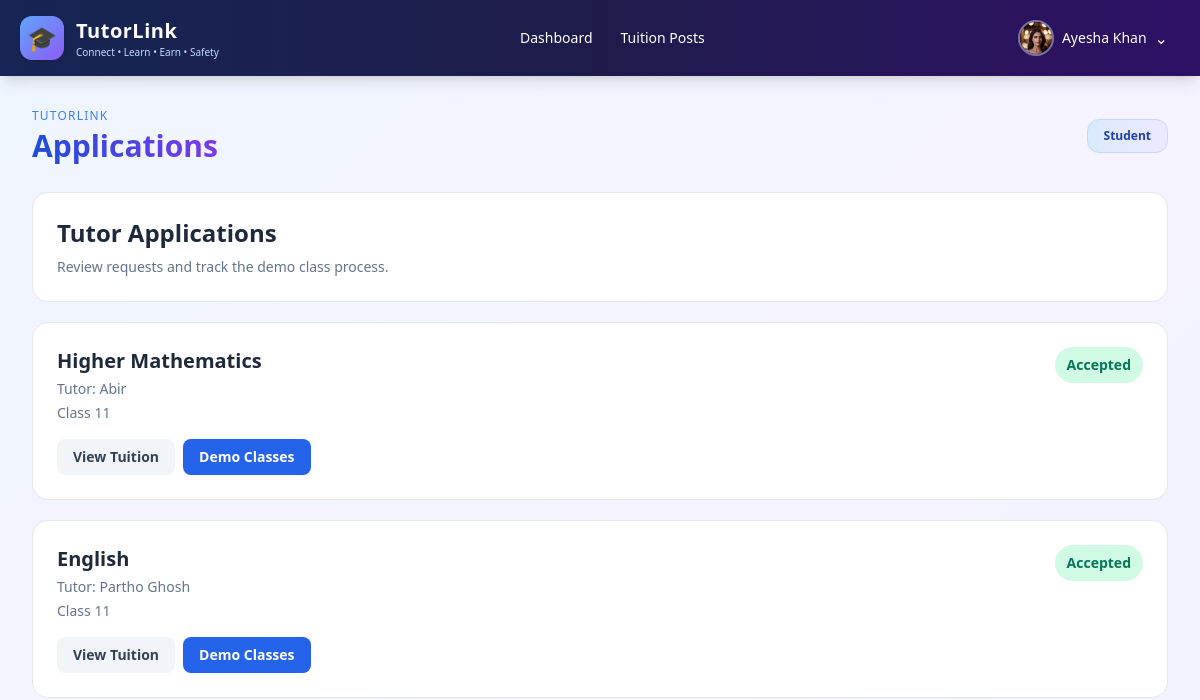
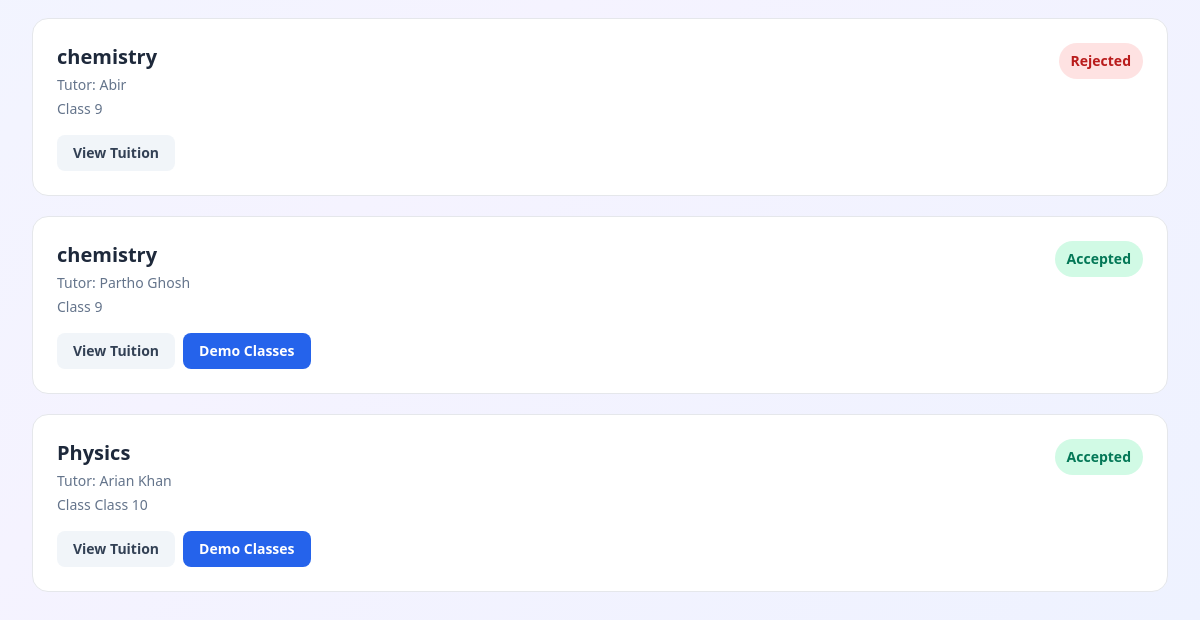
Before: /tuitions/applications/ (signed in) with the older database file (2 pictures, top to bottom).
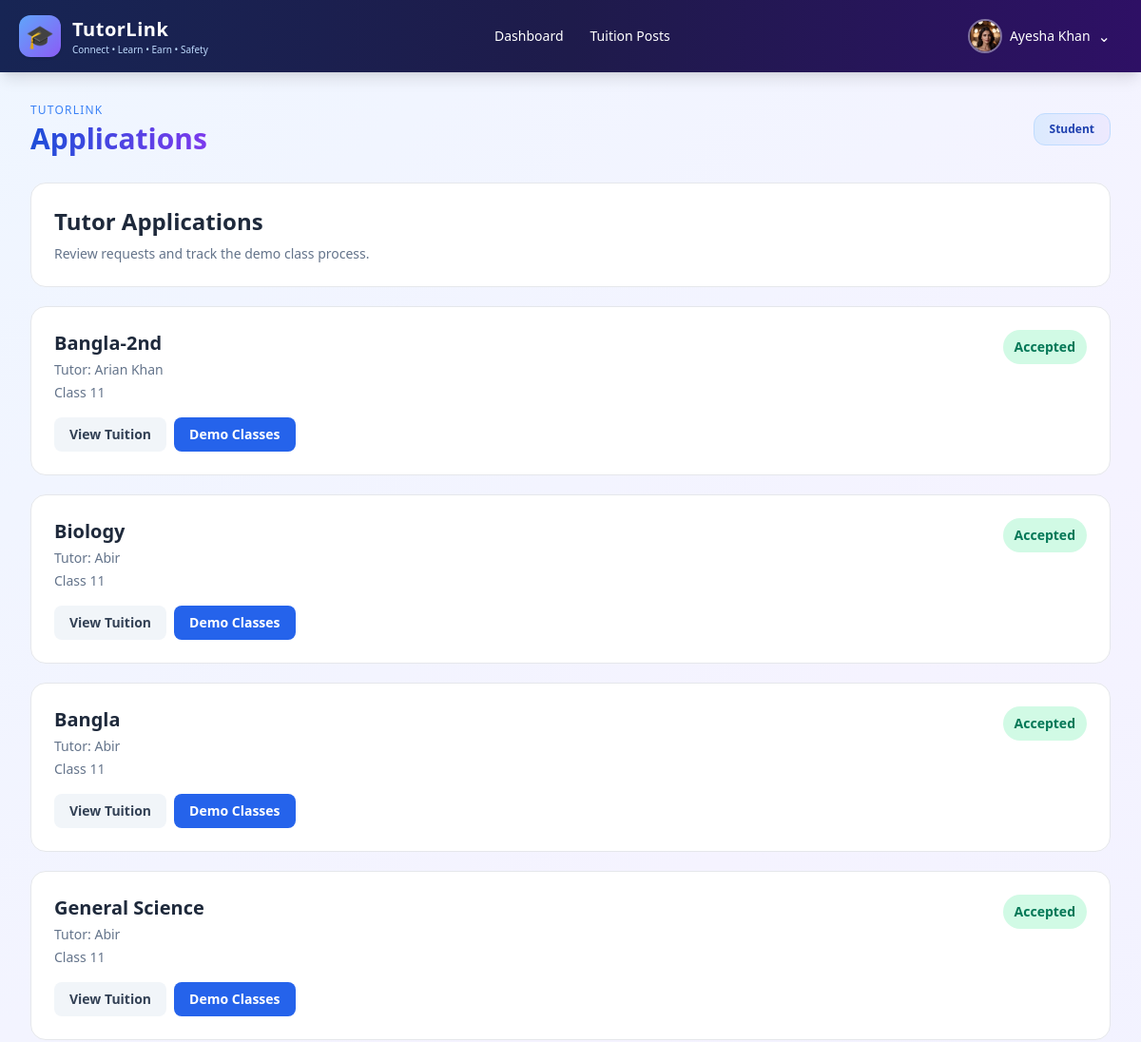
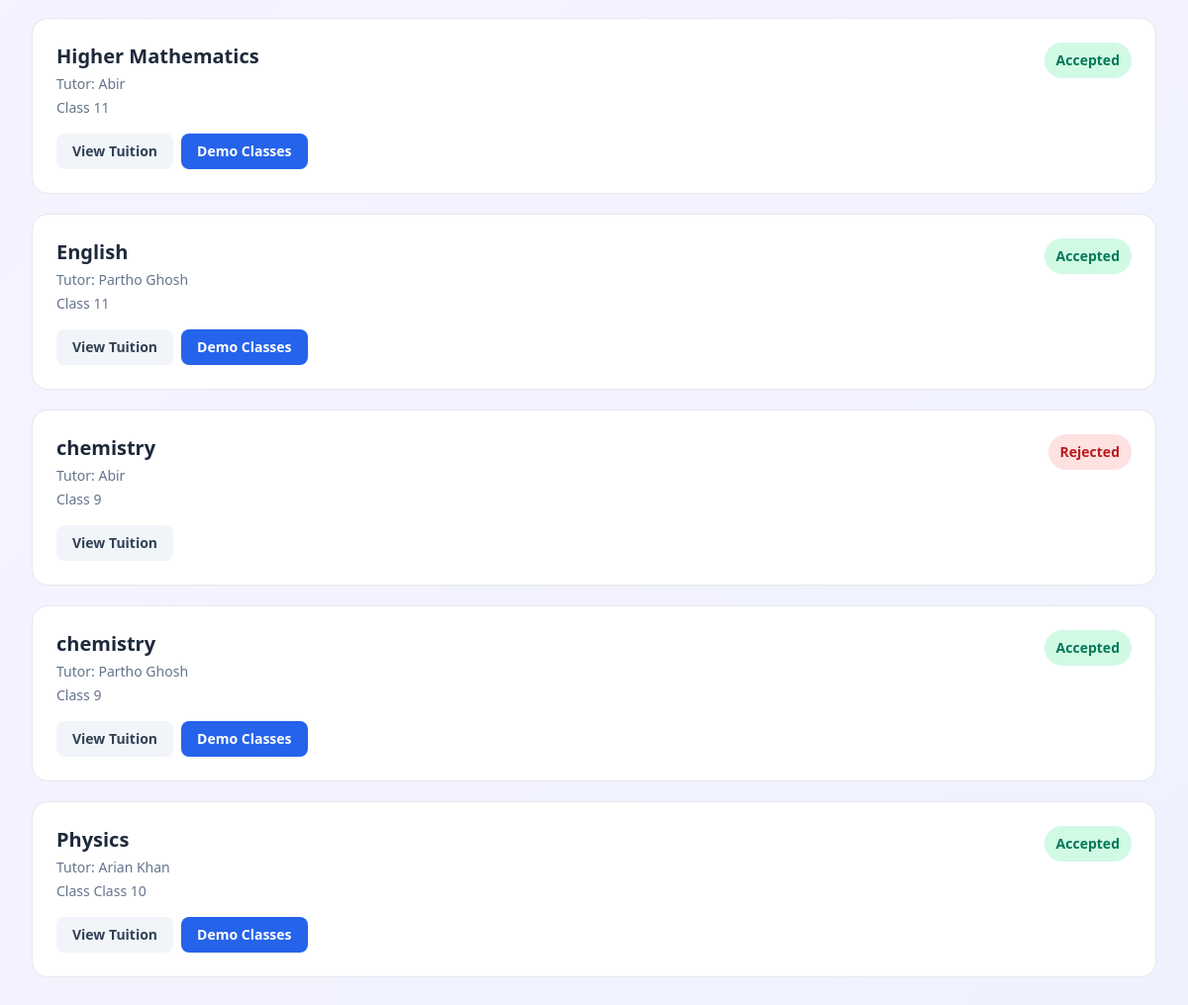
After: the same page with the newer database file (2 pictures, top to bottom).
### accounts/models.py (models this page shows, shortened)
class User(AbstractUser):
    class Role(models.TextChoices):
        ADMIN = 'ADMIN', 'Administrator'
        TUTOR = 'TUTOR', 'Tutor'
        STUDENT = 'STUDENT', 'Student'
    role = models.CharField(max_length=10, choices=Role.choices, default=Role.STUDENT)
    phone = models.CharField(max_length=20, blank=True)
    division = models.CharField(max_length=50, blank=True)
    district = models.CharField(max_length=50, blank=True)
    area = models.CharField(max_length=100, blank=True)
    profile_picture = models.ImageField(upload_to='profiles/', blank=True, null=True)
    bio = models.TextField(blank=True)
    is_verified = models.BooleanField(default=False)
    institution = models.CharField(max_length=150, blank=True)
    academic_level = models.CharField(max_length=50, blank=True)
    monthly_budget = models.DecimalField(max_digits=10, decimal_places=2, null=True, blank=True)

### tuitions/models.py (models this page shows, shortened)
class TuitionApplication(models.Model):
    class Status(models.TextChoices):
        PENDING = "PENDING", "Pending"
        ACCEPTED = "ACCEPTED", "Accepted"
        REJECTED = "REJECTED", "Rejected"
    tuition = models.ForeignKey(
        TuitionPost,
        on_delete=models.CASCADE,
        related_name="applications",
    )
    tutor = models.ForeignKey(
        settings.AUTH_USER_MODEL,
        on_delete=models.CASCADE,
        related_name="tuition_applications",
    )
    status = models.CharField(
        max_length=10,
        choices=Status.choices,
        default=Status.PENDING,
    )
    applied_at = models.DateTimeField(auto_now_add=True)
    review_rating = models.PositiveSmallIntegerField(
        null=True,
        blank=True,
    )
    review_text = models.TextField(blank=True)
    reviewed_at = models.DateTimeField(null=True, blank=True)
    class Meta:
        ordering = ["-applied_at"]
        constraints = [
            models.UniqueConstraint(
                fields=["tuition", "tutor"],
                name="unique_tutor_application_per_tuition",
            )
        ]

class TuitionPost(models.Model):
    student = models.ForeignKey(
        settings.AUTH_USER_MODEL,
        on_delete=models.CASCADE,
    )
    target_tutor = models.ForeignKey(
        settings.AUTH_USER_MODEL,
        on_delete=models.SET_NULL,
        null=True,
        blank=True,
        related_name="targeted_tuition_posts",
    )
    subject = models.CharField(max_length=100)
    class_level = models.CharField(max_length=50)
    description = models.TextField()
    budget_min = models.PositiveIntegerField()
    budget_max = models.PositiveIntegerField()
    division = models.CharField(max_length=100)
    district = models.CharField(max_length=100)
    area = models.CharField(max_length=100)
    preferred_days = models.CharField(max_length=100)
    time_slot = models.CharField(max_length=100)
    teaching_mode = models.CharField(
        max_length=20,
        choices=[
            ("ONLINE", "Online"),
            ("OFFLINE", "Offline"),
        ],
        default="ONLINE",
    )
    image = models.ImageField(
        upload_to="tuition_posts/",
        blank=True,
        null=True,
    )
    status = models.CharField(max_length=20, default="OPEN")
    created_at = models.DateTimeField(auto_now_add=True)

### tuitions/views.py (the view)
# urls.py: path("applications/", views.applications, name="applications"),
@login_required
def applications(request):
    if is_student(request.user):
        received_applications = TuitionApplication.objects.filter(
            tuition__student=request.user
        ).select_related("tuition", "tutor", "tuition__target_tutor")
        my_applications = None
    elif is_tutor(request.user):
        received_applications = None
        my_applications = TuitionApplication.objects.filter(
            tutor=request.user
        ).select_related("tuition", "tuition__student")
    elif is_admin(request.user):
        received_applications = TuitionApplication.objects.select_related(
            "tuition", "tutor", "tuition__student"
        )
        my_applications = None
    else:
        raise PermissionDenied
    return render(request, "tuitions/applications.html", {
        "received_applications": received_applications,
        "my_applications": my_applications,
        "is_student": is_student(request.user),
        "is_tutor": is_tutor(request.user),
        "is_admin": is_admin(request.user),
        "role_name": request.user.get_role_display(),
    })

### tuitions/views.py (called while the page is built)
def is_admin(user):
    return user.is_superuser or str(
        getattr(user, "role", "")
    ).upper() == "ADMIN"

def is_student(user):
    return str(getattr(user, "role", "")).upper() == "STUDENT"

def is_tutor(user):
    return str(getattr(user, "role", "")).upper() == "TUTOR"

### templates/tuitions/applications.html (shortened to what this page needs)
{% extends 'accounts/dashboards/base_dashboard.html' %}
{% block content %}
<div class="max-w-6xl mx-auto space-y-5">
    <div class="bg-white border rounded-2xl p-6">
        <h2 class="text-2xl font-bold">
            {% if is_tutor %}My Applications & Requests
            {% else %}Tutor Applications{% endif %}
        </h2>
        <p class="text-sm text-slate-500 mt-2">
            Review requests and track the demo class process.
        </p>
    </div>
    {% if is_tutor %}
        {% for application in my_applications %}
        <article class="bg-white border rounded-2xl p-6">
            <div class="flex flex-wrap justify-between gap-3">
                <div>
                    <h3 class="text-xl font-bold">
                        {{ application.tuition.subject }}
                    </h3>
                    <p class="text-sm text-slate-500 mt-1">
                        Class {{ application.tuition.class_level }}
                    </p>
                    <p class="text-sm text-slate-500 mt-1">
                        Student:
                        {{ application.tuition.student.get_full_name|default:application.tuition.student.username }}
                    </p>
                    <p class="text-sm text-slate-500 mt-1">
                        Budget: ৳{{ application.tuition.budget_min }}–৳{{ application.tuition.budget_max }}
                    </p>
                    <p class="text-sm text-slate-500 mt-1">
                        Location: {{ application.tuition.area }},
                        {{ application.tuition.district }}
                    </p>
                </div>
                <div class="space-y-2 text-right">
                    {% if application.tuition.target_tutor_id == request.user.pk %}
                    <span class="block text-xs rounded-full bg-purple-100 text-purple-700 px-3 py-2">
                        Personal Request
                    </span>
                    {% endif %}
                    <span class="inline-block rounded-full px-3 py-2 text-sm font-semibold
                        {% if application.status == 'ACCEPTED' %}
                            bg-emerald-100 text-emerald-700
                        {% elif application.status == 'REJECTED' %}
                            bg-red-100 text-red-700
                        {% else %}
                            bg-amber-100 text-amber-700
                        {% endif %}">
                        {{ application.get_status_display }}
                    </span>
                </div>
            </div>
            <p class="text-sm text-slate-500 mt-4">
                Received/applied on {{ application.applied_at|date:"M d, Y" }}
            </p>
            <div class="mt-4 flex flex-wrap gap-2">
                <a href="{% url 'tuitions:post_detail' application.tuition.pk %}"
                   class="px-4 py-2 rounded-lg bg-slate-100 text-slate-700 text-sm font-semibold">
                    View Tuition
                </a>
                {% if application.status == 'PENDING' and application.tuition.status == 'OPEN' and application.tuition.target_tutor_id == request.user.pk %}
                <form method="post"
                      action="{% url 'tuitions:accept_application' application.pk %}">
                    {% csrf_token %}
                    <button type="submit"
                            class="px-4 py-2 rounded-lg bg-emerald-600 text-white text-sm font-semibold">
                        Accept Request
                    </button>
                </form>
                <form method="post"
                      action="{% url 'tuitions:reject_application' application.pk %}">
                    {% csrf_token %}
                    <button type="submit"
                            class="px-4 py-2 rounded-lg bg-red-50 text-red-700 text-sm font-semibold">
                        Reject Request
                    </button>
                </form>
                {% endif %}
                {% if application.status == 'ACCEPTED' %}
                <a href="{% url 'tuitions:demo_classes' %}"
                   class="px-4 py-2 rounded-lg bg-blue-600 text-white text-sm font-semibold">
                    Schedule / View Demo
                </a>
                {% endif %}
            </div>
        </article>
        {% empty %}
        <div class="bg-white border rounded-2xl p-8 text-center">
            <p class="font-semibold">You have no applications or personal requests yet.</p>
            <a href="{% url 'tuitions:post_list' %}"
               class="inline-block mt-4 px-5 py-3 rounded-xl bg-blue-600 text-white">
                Find Tuition
            </a>
        </div>
        {% endfor %}
    {% else %}
        {% for application in received_applications %}
        <article class="bg-white border rounded-2xl p-6">
            <div class="flex flex-wrap justify-between gap-3">
                <div>
                    <h3 class="text-xl font-bold">
                        {{ application.tuition.subject }}
                    </h3>
                    <p class="text-sm text-slate-500 mt-1">
                        Tutor:
                        {{ application.tutor.get_full_name|default:application.tutor.username }}
                    </p>
                    <p class="text-sm text-slate-500 mt-1">
                        Class {{ application.tuition.class_level }}
                    </p>
                </div>
                <span class="h-fit rounded-full px-3 py-2 text-sm font-semibold
                    {% if application.status == 'ACCEPTED' %}
                        bg-emerald-100 text-emerald-700
                    {% elif application.status == 'REJECTED' %}
                        bg-red-100 text-red-700
                    {% else %}
                        bg-amber-100 text-amber-700
                    {% endif %}">
                    {{ application.get_status_display }}
                </span>
            </div>
            <div class="mt-4 flex flex-wrap gap-2">
                <a href="{% url 'tuitions:post_detail' application.tuition.pk %}"
                   class="px-4 py-2 rounded-lg bg-slate-100 text-slate-700 text-sm font-semibold">
                    View Tuition
                </a>
                {% if application.status == 'ACCEPTED' %}
                <a href="{% url 'tuitions:demo_classes' %}"
                   class="px-4 py-2 rounded-lg bg-blue-600 text-white text-sm font-semibold">
                    Demo Classes
                </a>
                {% endif %}
            </div>
        </article>
        {% empty %}
        <div class="bg-white border rounded-2xl p-8 text-center">
            <p class="font-semibold">No applications received yet.</p>
        </div>
        {% endfor %}
    {% endif %}
</div>
{% endblock %}

### templates/accounts/dashboards/base_dashboard.html (shortened to what this page needs)
<!DOCTYPE html>
<html lang="en">
<head>
    <script src="https://cdn.tailwindcss.com"></script>
</head>
<body class="min-h-screen text-slate-800">
    <nav class="bg-gradient-to-r from-blue-950 via-indigo-950 to-violet-950 text-white shadow-lg">
        <div class="max-w-7xl mx-auto px-5">
            <div class="flex flex-wrap items-center justify-between gap-4 min-h-[76px]">
                <a href="{% url 'role_dashboard' %}"
                   class="flex items-center gap-3 shrink-0">
                    <div class="w-11 h-11 rounded-xl bg-gradient-to-br from-blue-400 to-violet-500 flex items-center justify-center text-2xl shadow">
                        🎓
                    </div>
                    <div>
                        <div class="font-bold text-xl tracking-wide">TutorLink</div>
                        <div class="text-[10px] text-blue-200">
                            Connect • Learn • Earn • Safety
                        </div>
                    </div>
                </a>
                <div class="flex flex-wrap items-center gap-1 text-sm font-medium">
                    <a href="{% url 'role_dashboard' %}"
                       class="px-3 py-2 rounded-lg hover:bg-white/10 transition">
                        Dashboard
                    </a>
                    <a href="{% url 'tuitions:post_list' %}"
                       class="px-3 py-2 rounded-lg hover:bg-white/10 transition">
                        Tuition Posts
                    </a>
                </div>
                <div class="relative shrink-0" id="profileDropdown">
                    <button type="button"
                            id="profileButton"
                            aria-expanded="false"
                            aria-controls="profileMenu"
                            class="flex items-center gap-2 px-3 py-2 rounded-xl hover:bg-white/10 transition">
                        {% if user.profile_picture %}
                            <img src="{{ user.profile_picture.url }}"
                                 alt="Profile picture"
                                 class="w-9 h-9 rounded-full object-cover border-2 border-white/40">
                        {% else %}
                            <div class="w-9 h-9 rounded-full bg-gradient-to-br from-blue-400 to-violet-500 flex items-center justify-center font-bold">
                                {{ user.username|first|upper }}
                            </div>
                        {% endif %}
                        <span class="text-sm font-medium max-w-[150px] truncate">
                            {{ user.get_full_name|default:user.username }}
                        </span>
                        <span id="profileArrow" aria-hidden="true">⌄</span>
                    </button>
                </div>
            </div>
        </div>
    </nav>
    <main class="p-5 md:p-8">
        <div class="max-w-7xl mx-auto">
            <div class="flex flex-wrap items-center justify-between gap-4 mb-7">
                <div>
                    <div class="text-xs text-blue-500 uppercase tracking-widest mb-1">
                        TutorLink
                    </div>
                    <h1 class="text-3xl font-bold gradient-heading">
                    </h1>
                </div>
                <div class="px-4 py-2 bg-gradient-to-r from-blue-100 to-violet-100 rounded-xl border border-blue-200 text-xs font-bold text-blue-800">
                    {{ role_name }}
                </div>
            </div>
            {% block content %}{% endblock %}
        </div>
    </main>
</body>
</html>

### templates/accounts/dashboards/base_dashboard.html (style rules this page uses)
body { background: linear-gradient(135deg, #eff6ff, #f5f3ff, #eef2ff); min-height: 100vh; }
.gradient-heading { background: linear-gradient(90deg, #1d4ed8, #7c3aed); -webkit-background-clip: text; background-clip: text; color: transparent; }

Changed rows visible on the page:
added TuitionApplication: tuition.subject "Bangla-2nd", tutor.get_full_name "Arian Khan", tuition.class_level "11", status "Accepted", shows "Demo Classes"
added TuitionApplication: tuition.subject "Biology", tutor.get_full_name "Abir", tuition.class_level "11", status "Accepted", shows "Demo Classes"
added TuitionApplication: tuition.subject "Bangla", tutor.get_full_name "Abir", tuition.class_level "11", status "Accepted", shows "Demo Classes"
added TuitionApplication: tuition.subject "General Science", tutor.get_full_name "Abir", tuition.class_level "11", status "Accepted", shows "Demo Classes"
